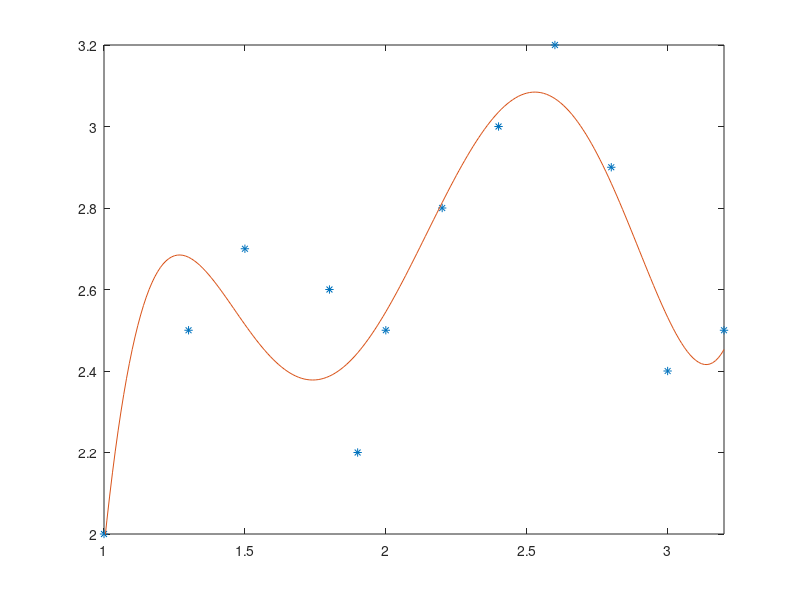
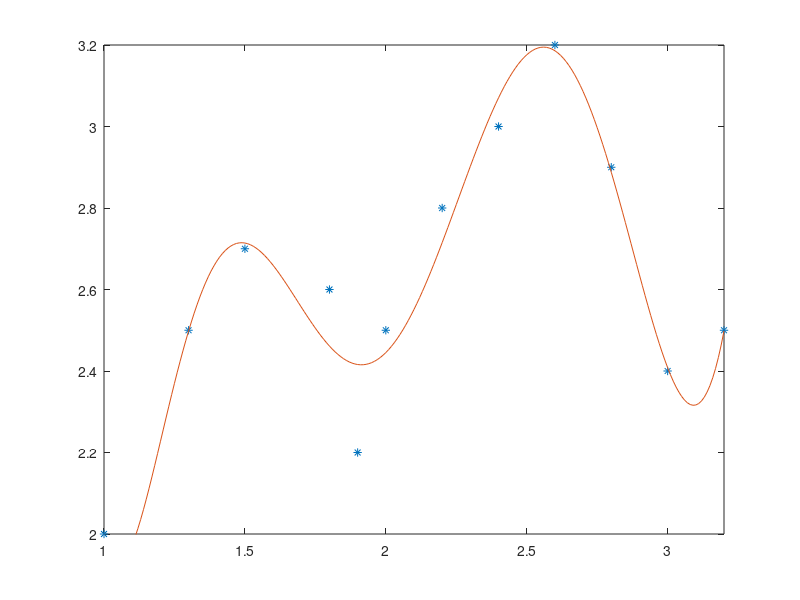
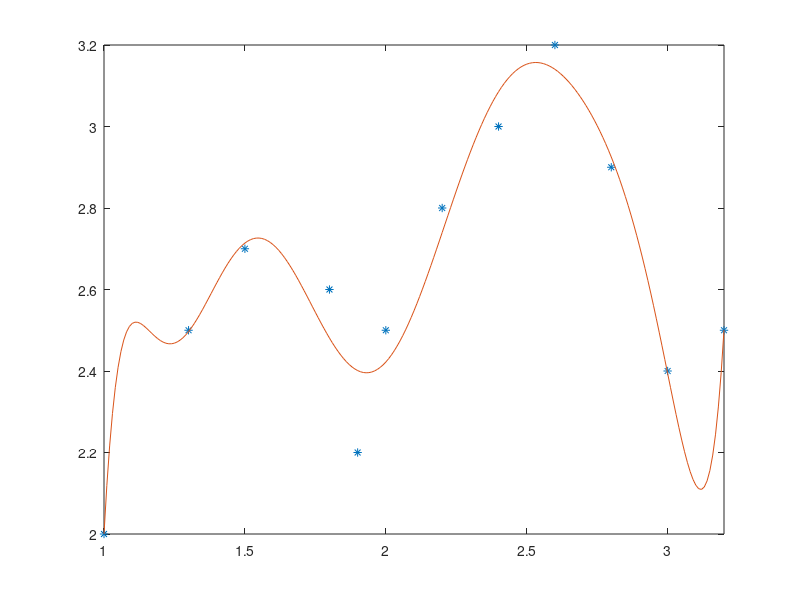
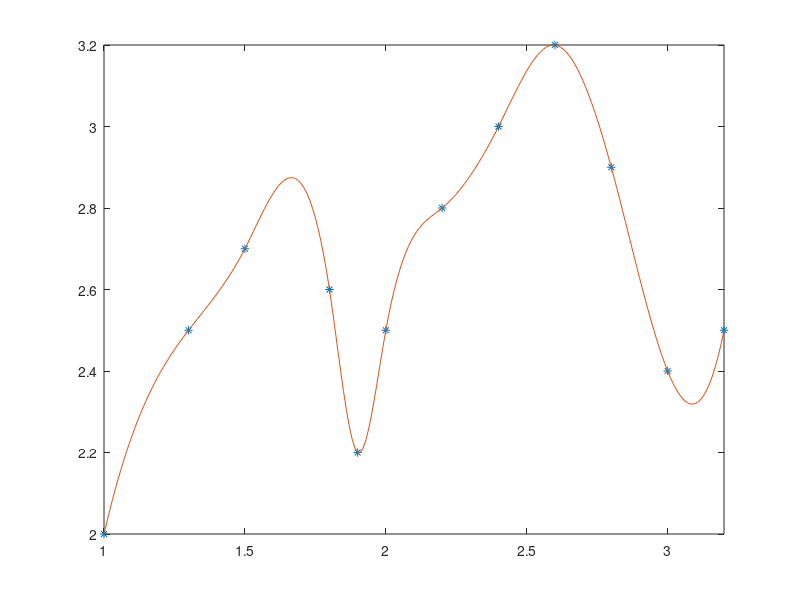

MATLAB code for these plots, in order:
clc; clear; close all

data = [1   2
        1.3 2.5
        1.5 2.7
        1.8 2.6
        1.9 2.2
        2   2.5
        2.2 2.8
        2.4 3
        2.6 3.2
        2.8 2.9
        3   2.4
        3.2 2.5];

t = 1:0.01:3.2;
for i = [5 7 9]
    p = polyfit(data(:, 1), data(:, 2), i);
    v = polyval(p, t);

    figure
    plot(data(:, 1), data(:, 2), '*', t, v)
    axis([1 3.2 2 3.2])
end

tt = 1:0.01:3.2;
vv = spline(data(:, 1), data(:, 2), tt);

figure
plot(data(:, 1), data(:, 2), '*', tt, vv)
axis([1 3.2 2 3.2])
